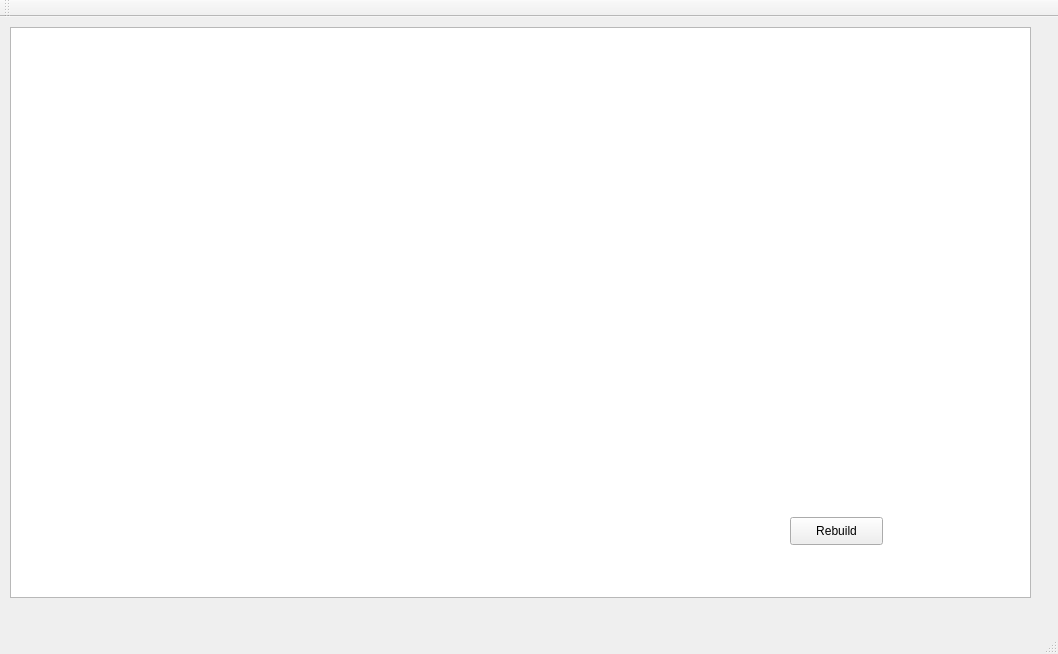
<?xml version="1.0" encoding="UTF-8"?>
<ui version="4.0">
 <class>MainWindow</class>
 <widget class="QMainWindow" name="MainWindow">
  <property name="geometry">
   <rect>
    <x>0</x>
    <y>0</y>
    <width>1058</width>
    <height>654</height>
   </rect>
  </property>
  <property name="windowTitle">
   <string>MainWindow</string>
  </property>
  <widget class="QWidget" name="centralWidget">
   <widget class="QGraphicsView" name="graphicsView">
    <property name="geometry">
     <rect>
      <x>10</x>
      <y>10</y>
      <width>1021</width>
      <height>571</height>
     </rect>
    </property>
   </widget>
   <widget class="QPushButton" name="rebuild">
    <property name="geometry">
     <rect>
      <x>790</x>
      <y>500</y>
      <width>93</width>
      <height>28</height>
     </rect>
    </property>
    <property name="text">
     <string>Rebuild</string>
    </property>
   </widget>
  </widget>
  <widget class="QMenuBar" name="menuBar">
   <property name="geometry">
    <rect>
     <x>0</x>
     <y>0</y>
     <width>1058</width>
     <height>26</height>
    </rect>
   </property>
  </widget>
  <widget class="QToolBar" name="mainToolBar">
   <attribute name="toolBarArea">
    <enum>TopToolBarArea</enum>
   </attribute>
   <attribute name="toolBarBreak">
    <bool>false</bool>
   </attribute>
  </widget>
  <widget class="QStatusBar" name="statusBar"/>
 </widget>
 <layoutdefault spacing="6" margin="11"/>
 <resources/>
 <connections/>
</ui>
